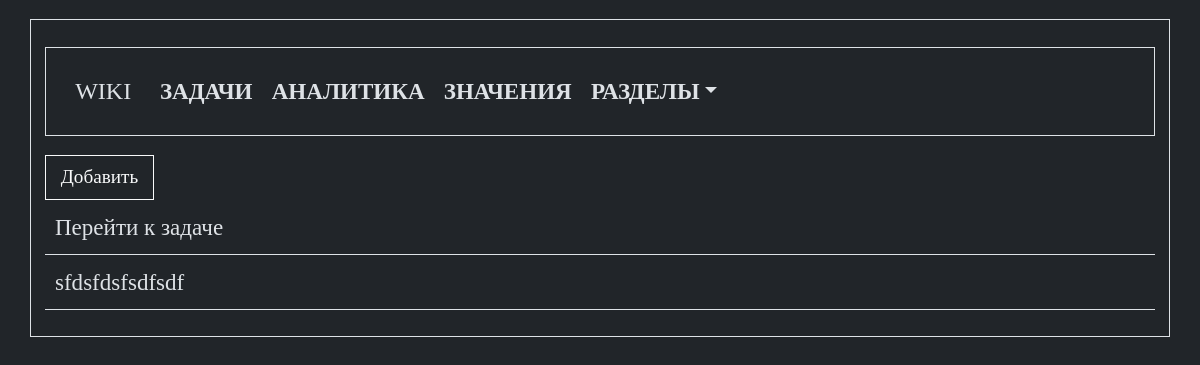
/tasks, run on an earlier commit of the app's database.
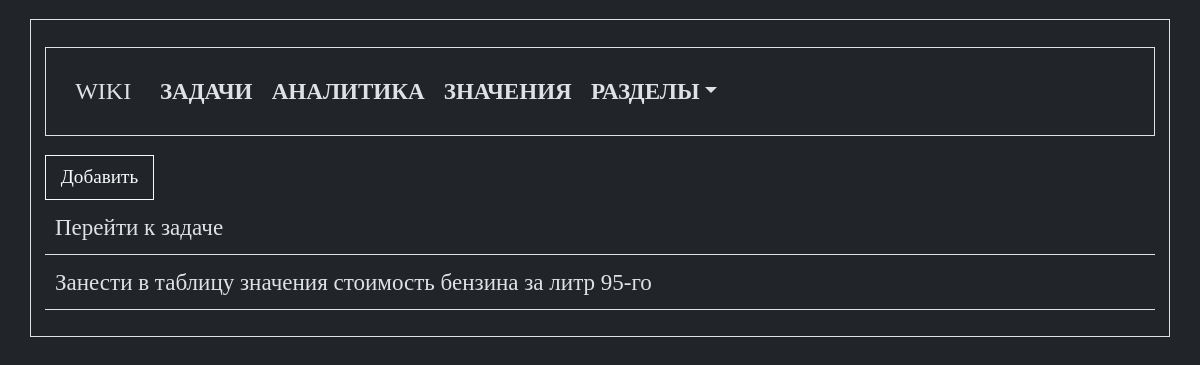
And on a later commit of the database.
### tables this page shows
CREATE TABLE [tasks] ( 
[task_id] INTEGER PRIMARY KEY AUTOINCREMENT,
  [task_name] TEXT NOT NULL);

### app.py (the view)
@app.route("/tasks")
def get_tasks_list():
    conn = connect.get_db_connection()
    tasks_list = conn.execute("SELECT * FROM tasks ORDER BY task_id DESC").fetchall()
    conn.close()
    return render_template("tasks/tasks_list.html",
                           tasks_list=tasks_list,
                           )

### modules/connect.py (called while the page is built)
def get_db_connection():
    db_path = os.path.join(BASE_DIR, '../database.db')
    conn = sqlite3.connect(db_path)
    conn.row_factory = sqlite3.Row
    return conn

### templates/tasks/tasks_list.html (shortened to what this page needs)
{% extends "base.html" %}
{% block content %}
<div>
   <a class="btn btn-outline-light" href="{{ url_for('new_task') }}">Добавить</a>
</div>
<div>
   <table class="table">
      <tr>
         <th>Перейти к задаче</th>
      </tr>
      {% for tasks_list in tasks_list %}
      <tr>
         <td><a href="{{ url_for('get_post_task', task_id=tasks_list['task_id']) }}">{{ tasks_list['task_name']
               }}</a></td>
      </tr>
      {% endfor %}
   </table>
</div>
{% endblock %}

What changed in the data, as far as the page shows it:
removed tasks: task_name "sfdsfdsfsdfsdf"
added tasks: task_name "Занести в таблицу значения стоимость бензина за литр 95-го"
